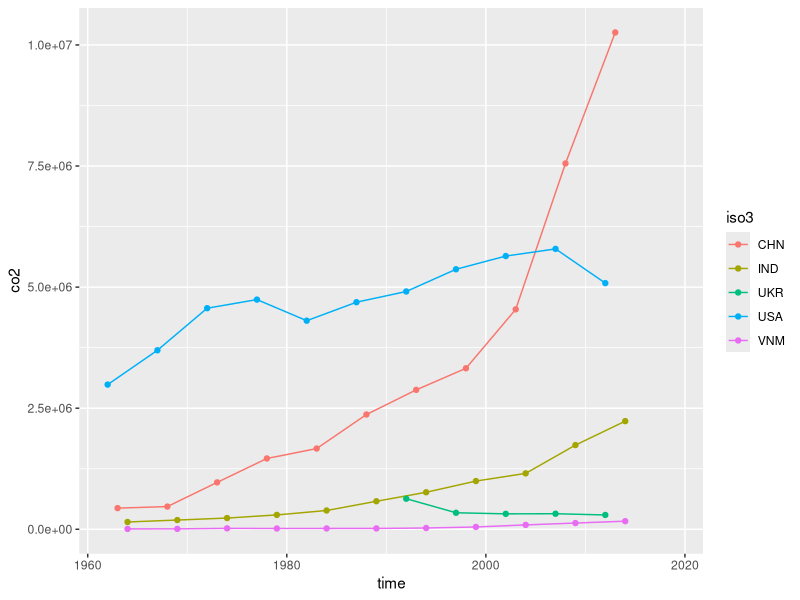
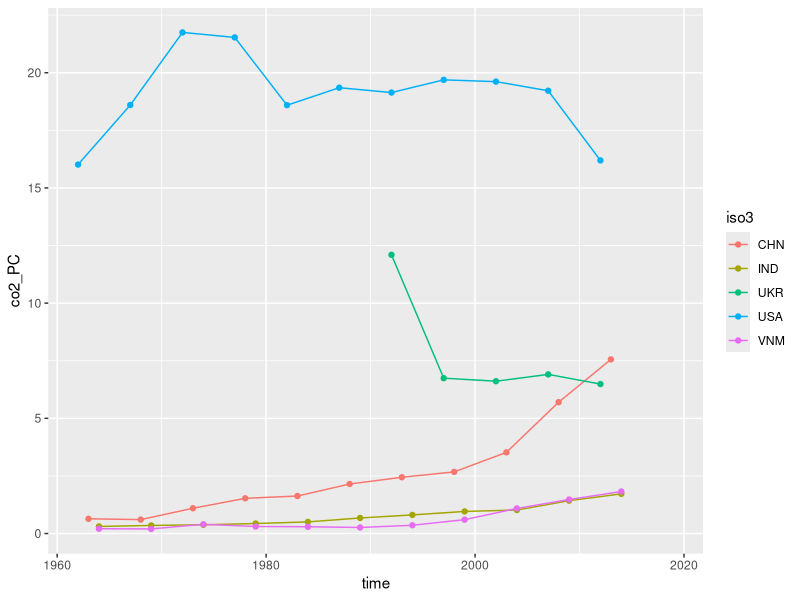
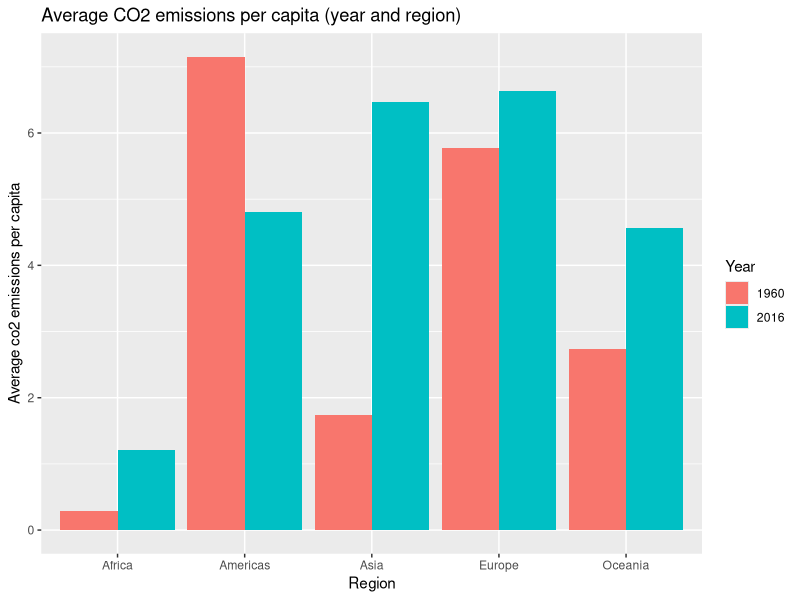
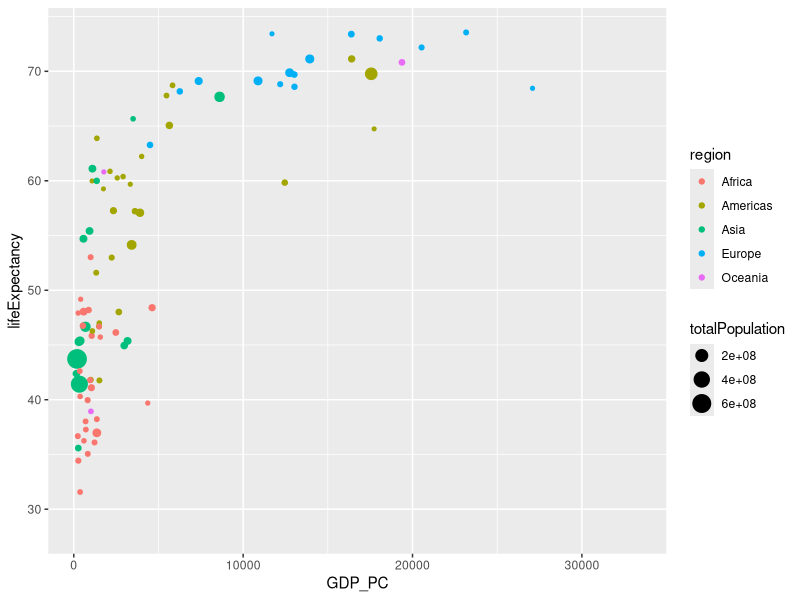
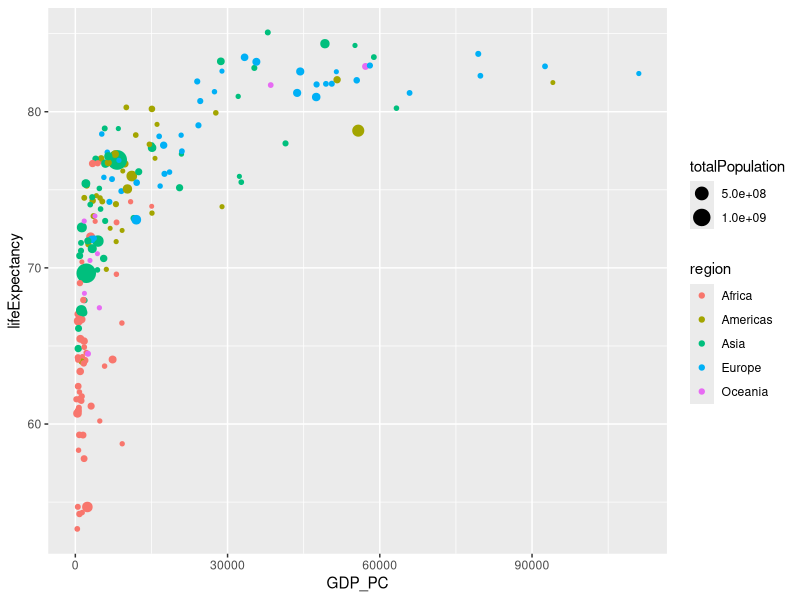
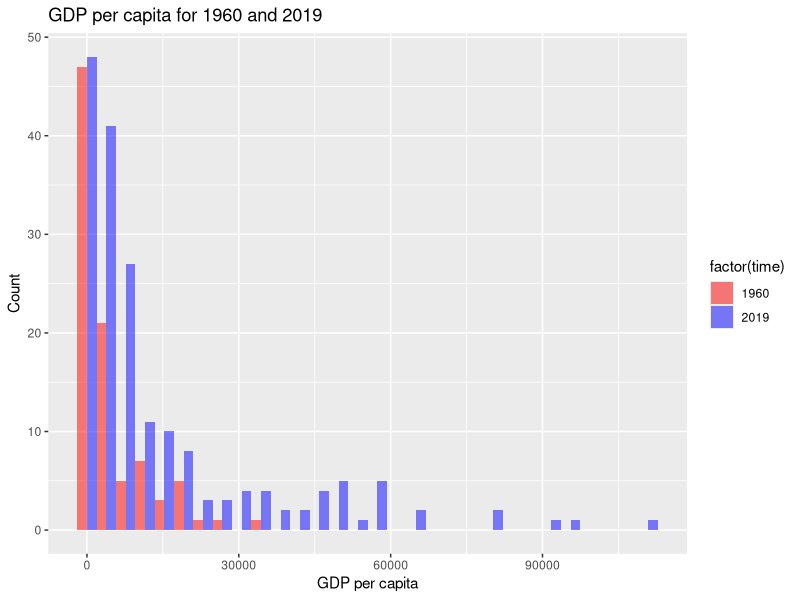

Generate these figures, in order, with R:
## ---- chunk 1
library(tidyverse)
library(dplyr)
## ---- chunk 2
gapminder <- read_delim("gapminder.csv")
dim(gapminder)
## ---- chunk 3
gapminder %>% 
  sample_n(9)
## ---- chunk 4
gapminder %>% 
  group_by(name) %>%   
  filter(!is.na(name)) %>% 
  summarise(n = n_distinct(name)) %>% 
  arrange(desc(n))
## ---- chunk 5
gapminder %>% 
  group_by(iso2) %>%   
  filter(!is.na(iso2)) %>% 
  summarise(n=n_distinct(iso2)) %>% 
  arrange(desc(n))
## ---- chunk 6
gapminder %>% 
  group_by(iso3) %>%   
  filter(!is.na(iso3)) %>% 
  summarise(n=n_distinct(iso3)) %>% 
  arrange(desc(n))
## ---- chunk 7
gapminder %>% 
  group_by(name) %>% 
  filter(is.na(iso2)) %>% 
  summarize(n = n_distinct(iso2)) %>% 
  arrange(desc(n))
## ---- chunk 8
gapminder %>% 
  group_by(iso3) %>% 
  filter(is.na(name)) %>% 
  summarize(n = n_distinct(name)) %>% 
  arrange(desc(n))
## ---- chunk 9
min(gapminder$time, na.rm = TRUE)
max(gapminder$time, na.rm = TRUE)
## ---- chunk 10
gapminder %>% 
  filter(is.na(co2_PC), is.na(co2)) %>% 
  group_by(time) %>% 
  summarise(years = n()) %>% 
  arrange(desc(years))
## ---- chunk 11
gapminder %>% 
  filter(iso3 ==c("USA","CHN","IND","VNM", "UKR")) %>% 
  ggplot() +
  geom_line(aes(x=time,y=co2,col=iso3)) +
  geom_point(aes(x=time,y=co2,col=iso3))
## ---- chunk 12
gapminder %>% 
  filter(iso3 ==c("USA","CHN","IND","VNM", "UKR")) %>% 
  ggplot() +
  geom_line(aes(x=time,y=co2_PC,col=iso3)) +
  geom_point(aes(x=time,y=co2_PC,col=iso3))
## ---- chunk 13
gapminder %>% 
  group_by(region) %>% 
  filter(!is.na(co2_PC), !is.na(region), time == 2016) %>% 
  summarise(mean = mean(co2_PC)) %>% 
  arrange(desc(mean))
## ---- chunk 14
gapminder %>% 
  group_by(region) %>% 
  filter(!is.na(co2_PC), !is.na(region)) %>% 
  summarise(mean = mean(co2_PC)) %>% 
  arrange(desc(mean))
## ---- chunk 15
gapminder %>% 
  filter(time %in% c(1960, 2016), !is.na(region), !is.na(co2_PC)) %>% 
  group_by(time, region) %>% 
  summarise(avg_co2PC = mean(co2_PC)) %>% 
  ggplot(aes(x=region,y=avg_co2PC, fill=as.factor(time))) +
  geom_col(position = "dodge") +
    labs(title = "Average CO2 emissions per capita (year and region)",
         x="Region",
         y="Average co2 emissions per capita") +
  scale_fill_discrete(name= "Year")
## ---- chunk 16
gapminder %>% 
  filter(time == "2016", !is.na(region), !is.na(co2_PC)) %>% 
  group_by(region) %>% 
  arrange(co2_PC) %>% 
  slice_head(n=3) %>% 
  select(region, name, co2_PC)
## ---- chunk 17
gapminder %>% 
  filter(time == "2016", !is.na(region), !is.na(co2_PC)) %>% 
  group_by(region) %>% 
  arrange(co2_PC) %>% 
  slice_tail(n=3) %>% 
  select(region, name, co2_PC) 
## ---- chunk 18
gapminder %>% 
  filter(time == 1960, !is.na(region)) %>% 
  ggplot(aes(x=GDP_PC,y=lifeExpectancy,col=region,size=totalPopulation)) +
  geom_point()
  
## ---- chunk 19
gapminder %>% 
  filter(time == 2019, !is.na(region)) %>% 
  ggplot(aes(x=GDP_PC,y=lifeExpectancy,col=region,size=totalPopulation)) +
  geom_point()
## ---- chunk 20
gapminder %>% 
  filter(!is.na(region), !is.na(lifeExpectancy), !is.na(time)) %>% 
  filter(time %in% c("1960","2019")) %>% 
  group_by(region, time) %>% 
  summarize(average = mean(lifeExpectancy))
## ---- chunk 21
gapminder %>% 
  filter(!is.na(region), !is.na(lifeExpectancy), !is.na(time)) %>% 
  filter(time %in% c("1960","2019")) %>% 
  group_by(region, time) %>% 
  summarize(average = mean(lifeExpectancy)) %>% 
  mutate(prev = lag(average), growth = average - prev) %>% 
  filter(!is.na(growth)) %>% 
  arrange(desc(growth))
## ---- chunk 22
gapminder %>% 
  filter(time %in% c(1960, 2019), !is.na(GDP_PC)) %>% 
  ggplot(aes(x=GDP_PC, fill = factor(time))) +
  geom_histogram(alpha = 0.5, position = "dodge", bins = 30) +
  scale_fill_manual(values = c("red", "blue"), labels = c("1960" , "2019")) +
  labs(x = "GDP per capita", y= "Count", title = "GDP per capita for 1960 and 2019")
## ---- chunk 23
gapminder %>% 
  filter(time == "1960", !is.na(lifeExpectancy), !is.na(region)) %>% 
  mutate(rank = rank(-lifeExpectancy)) %>% 
  filter(name == "United States of America") %>% 
  select(rank)
## ---- chunk 24
gapminder %>% 
  filter(time == "2019", !is.na(lifeExpectancy), !is.na(region)) %>% 
  mutate(rank = rank(-lifeExpectancy)) %>% 
  filter(name == "United States of America") %>% 
  select(rank)
## ---- chunk 25
gapminder %>% 
  filter(!is.na(lifeExpectancy), time == "1960", !is.na(region)) %>% 
  mutate(rank = rank(-lifeExpectancy), number_country = n(), relativerank = rank/number_country) %>% 
  select(name, rank, number_country, relativerank) %>% 
  filter(name == "United States of America") %>% 
  select(relativerank)
## ---- chunk 26
gapminder %>% 
  filter(!is.na(lifeExpectancy), time == "2019", !is.na(region)) %>% 
  mutate(rank = rank(-lifeExpectancy), number_country = n(), relativerank = rank/number_country) %>% 
  select(name, rank, number_country, relativerank) %>% 
  filter(name == "United States of America") %>% 
  select(relativerank)
